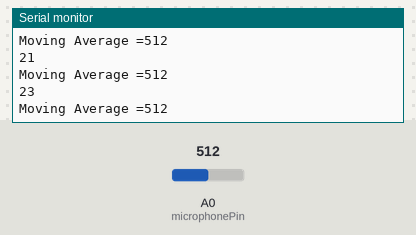
The sketch below on a simulated Arduino Mega 2560, built with avr-gcc and run on an emulated ATmega2560. Shown: the last lines printed to the serial monitor. The test bench sets the inputs (shaded band); at power-on: A0 (microphonePin) = 512.

Above: at 1.2 s.
1.3 s: A0 (microphonePin) set to 105
At 1.9 s:
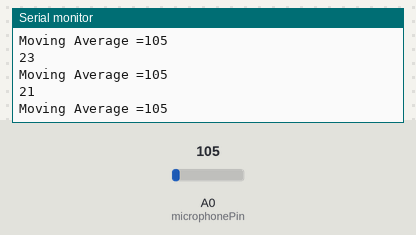
4.3 s: A0 (microphonePin) set to 95
At 5.4 s:
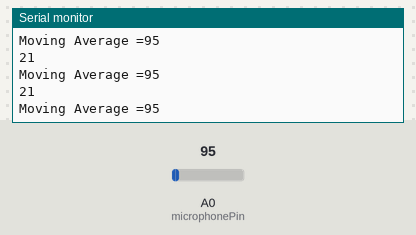
11.8 s: A0 (microphonePin) set to 8
At 12.7 s:
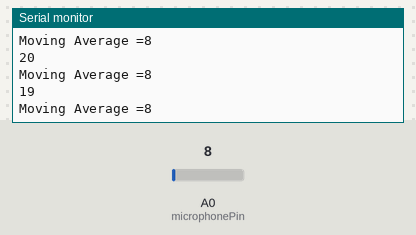
14.8 s: A0 (microphonePin) set to 11
At 15.7 s:
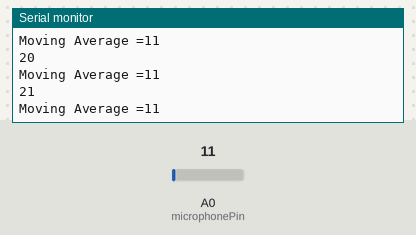
Timing chart, 0 to 17.3 s (numbered marks = the images above; inputs shaded):
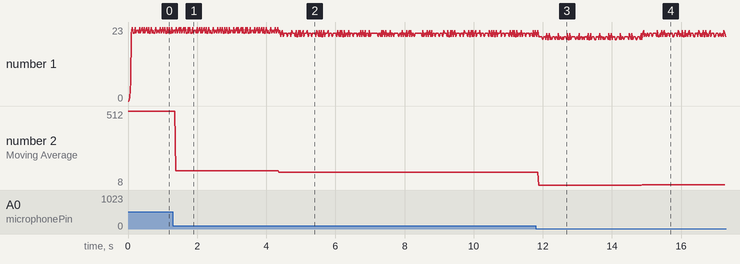

Measured:
- after the input at 1.3 s, the serial monitor: prints a new line after 0.08 s (image 1)
- after the input at 4.3 s, the serial monitor: prints a new line after 0.07 s (image 2)
- after the input at 11.8 s, the serial monitor: prints a new line after 0.08 s (image 3)
- after the input at 14.8 s, the serial monitor: prints a new line after 0.07 s (image 4)
- plotted number 2: 512 → 105 after the input at 1.3 s, 105 → 95 after the input at 4.3 s, 95 → 8 after the input at 11.8 s, 8 → 11 after the input at 14.8 s

The sketch:

mic_test_2.ino
```cpp
const int microphonePin = A0;
const int bfsz = 1; // buffer size

int buffer[bfsz]; // declare buffer array
int wptr=0; // pointer for index check

int last_time;

void setup() {
  Serial.begin(9600);

  // initialize buffer array with zeros
  for(int i = 0; i < bfsz; i++) buffer[i] = 0;
}


void loop() {
  Serial.println(millis() - last_time);
  last_time = millis();

  long moav = 0; // moving average

  // reset pointer(index) if exceeds buffer length
  if (wptr == bfsz){
    wptr = 0;
  }else{
    wptr += 1;
  }

  // write microphone reading into currentbuffer index
  buffer[wptr] = analogRead(microphonePin);

  // caclculate moving average
  for(int j = 0; j < bfsz; j++) moav += buffer[j];
  moav = moav / bfsz;

  // print moving average value
  Serial.print("Moving Average =");
  Serial.println(moav);
}
```
